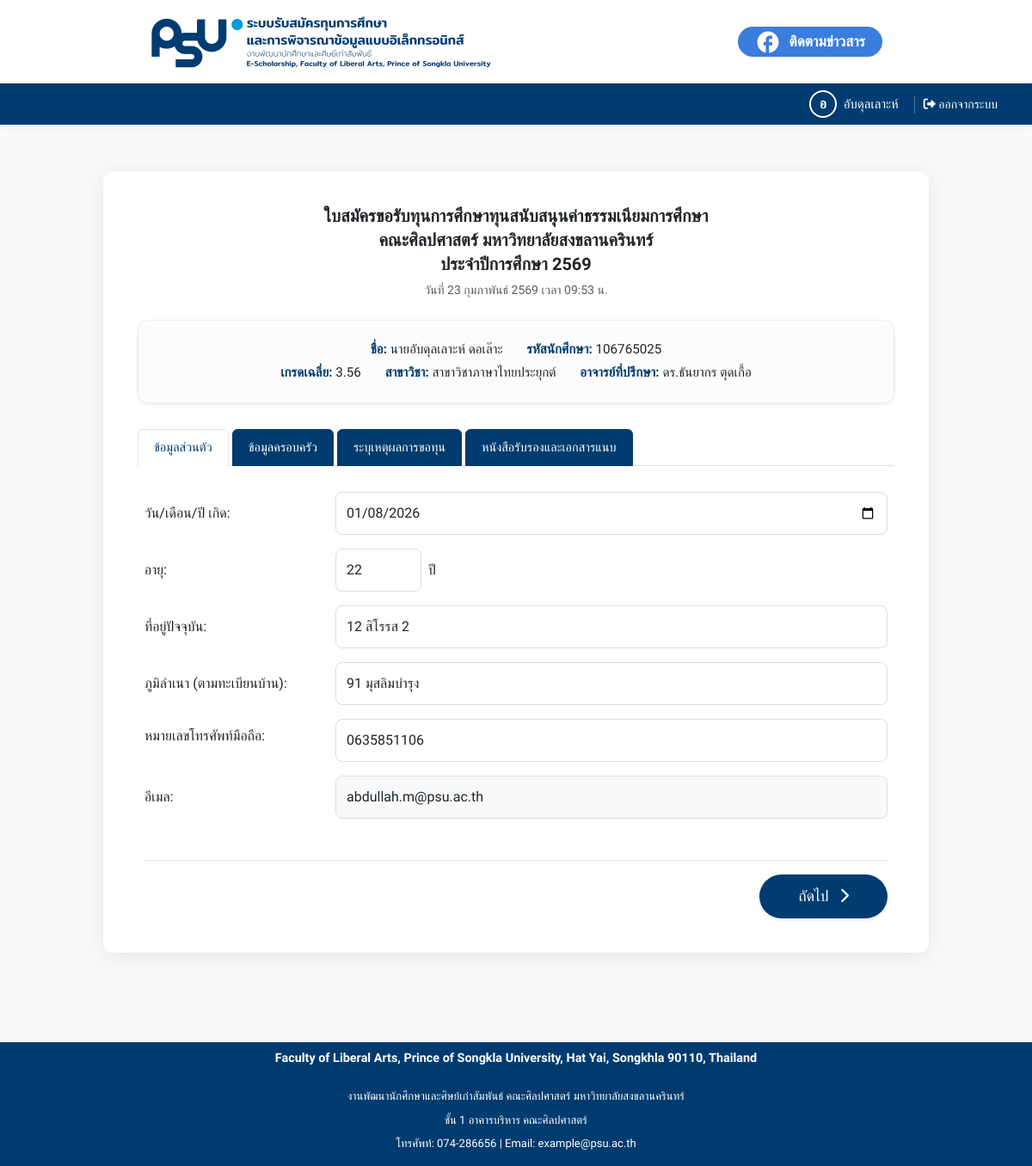
Page /student/apply_form.php (signed in) on the committed database.
### tables this page shows
CREATE TABLE `tb_student` (
  `st_id` int(10) NOT NULL,
  `st_sex` int(2) NOT NULL,
  `st_firstname` varchar(200) NOT NULL,
  `st_lastname` varchar(200) NOT NULL,
  `st_score` varchar(100) NOT NULL,
  `st_code` char(100) NOT NULL,
  `st_program` int(10) NOT NULL,
  `st_email` varchar(100) NOT NULL,
  `st_image` varchar(200) NOT NULL,
  `st_pass` varchar(100) NOT NULL,
  `st_birthday` date NOT NULL,
  `st_age` int(2) NOT NULL,
  `st_address1` text NOT NULL,
  `st_address2` text NOT NULL,
  `st_tel1` char(100) NOT NULL,
  `st_tel2` char(100) NOT NULL,
  `st_family_status` varchar(250) NOT NULL,
  `st_borrow_money` varchar(255) NOT NULL,
  `st_received` varchar(255) NOT NULL,
  `st_job` varchar(255) NOT NULL,
  `st_current_job` varchar(255) NOT NULL,
  `st_peripeteia` varchar(200) NOT NULL,
  `st_solutions` varchar(255) NOT NULL,
  `st_history_bursary` varchar(255) NOT NULL,
  `st_note` text NOT NULL,
  `st_doc` varchar(100) NOT NULL,
  `st_doc1` char(100) NOT NULL,
  `st_doc2` char(100) NOT NULL,
  `id_teacher` int(10) NOT NULL,
  `st_date_regis` datetime NOT NULL,
  `st_date_send` datetime NOT NULL,
  `st_activate` int(2) NOT NULL,
  `st_confirm` int(2) NOT NULL,
  `md5_code` varchar(255) NOT NULL,
  `sum_score` int(10) NOT NULL,
  `st_average` float(7,2) NOT NULL,
  `st_type` int(2) NOT NULL,
  `st_father` text DEFAULT NULL,
  `st_mother` text DEFAULT NULL,
  `st_guardian` text DEFAULT NULL,
  `st_siblings` text DEFAULT NULL,
  `st_history_detail` text DEFAULT NULL
);

CREATE TABLE `tb_teacher` (
  `tc_id` int(10) NOT NULL,
  `tc_user` varchar(100) NOT NULL,
  `tc_pass` varchar(199) NOT NULL,
  `tc_name` varchar(255) NOT NULL,
  `tc_type` int(2) NOT NULL
);

### student/apply_form.php (the view, shortened to what this page needs)
<?php
include '../include/config.php';
$session_st_code = $_SESSION['student_id'];
$scholarship_options = [];
if (isset($connect1)) {
    $sql_types = "SELECT st_name_1, st_name_2, st_name_3 FROM tb_year WHERE y_id = 1";
    $result_types = mysqli_query($connect1, $sql_types);
    if ($result_types && mysqli_num_rows($result_types) > 0) {
        $data_types = mysqli_fetch_assoc($result_types);
        if (!empty($data_types['st_name_1'])) $scholarship_options[1] = $data_types['st_name_1'];
        if (!empty($data_types['st_name_2'])) $scholarship_options[2] = $data_types['st_name_2'];
        if (!empty($data_types['st_name_3'])) $scholarship_options[3] = $data_types['st_name_3'];
    }
}
$major_options = [];
if (isset($connect1)) {
    $sql_majors = "SELECT g_id, g_program FROM tb_program ORDER BY g_program ASC";
    $result_majors = mysqli_query($connect1, $sql_majors);
    if ($result_majors) {
        while ($row_m = mysqli_fetch_assoc($result_majors)) {
            $major_options[$row_m['g_id']] = $row_m['g_program'];
        }
    }
}
$student = [];
if (isset($connect1)) {
    $stmt = $connect1->prepare("SELECT s.*, t.tc_name FROM tb_student s LEFT JOIN tb_teacher t ON s.id_teacher = t.tc_id WHERE s.st_code = ?");
    $stmt->bind_param("s", $session_st_code);
    $stmt->execute();
    $result = $stmt->get_result();
    if ($result && $result->num_rows > 0) {
        $row = $result->fetch_assoc();
        $student['st_id']     = $row['st_id'];
        $student['prefix']    = ($row['st_sex'] == 1) ? 'นาย' : 'นางสาว';
        $student['firstname'] = $row['st_firstname'];
        $student['lastname']  = $row['st_lastname'];
        $student['gpa']        = $row['st_score'];
        $student['email']      = $row['st_email'];
        $student['advisor']    = $row['tc_name'] ?? 'ยังไม่ได้ระบุ';
        $student['dob']        = $row['st_birthday'];
        $student['age']        = ($row['st_age'] == 0) ? '' : $row['st_age'];
        $student['address1']   = $row['st_address1'];
        $student['address2']   = $row['st_address2'];
        $student['tel1']       = $row['st_tel1'];
        $student['major_name'] = $major_options[$row['st_program']] ?? 'ไม่ระบุ';
        $student['scholarship_name'] = $scholarship_options[$row['st_type']] ?? 'ไม่ระบุประเภททุน';
    } else {
        session_destroy();
        echo "<script>alert('ไม่พบข้อมูลนักศึกษา กรุณาเข้าสู่ระบบอีกครั้ง'); window.location.href='index.php';</script>";
        exit();
    }
}
$current_month_th = [1 => "มกราคม", 2 => "กุมภาพันธ์", 3 => "มีนาคม", 4 => "เมษายน", 5 => "พฤษภาคม", 6 => "มิถุนายน", 7 => "กรกฎาคม", 8 => "สิงหาคม", 9 => "กันยายน", 10 => "ตุลาคม", 11 => "พฤศจิกายน", 12 => "ธันวาคม"][(int)date("n")];
$current_year_th = date("Y") + 543;
?>
<!DOCTYPE html>
<html lang="th">
<head>
    <link href="https://cdn.jsdelivr.net/npm/bootstrap@5.3.2/dist/css/bootstrap.min.css" rel="stylesheet">
    <link rel="stylesheet" href="../assets/css/global2.css">
    <link rel="stylesheet" href="../assets/css/layout.css">
    <link rel="stylesheet" href="../assets/css/navigation.css">
    <link rel="stylesheet" href="../assets/css/ui-elements.css">
    <link rel="stylesheet" href="../assets/css/forms.css">
    <link rel="stylesheet" href="../assets/css/tables.css">
    <link rel="stylesheet" href="../assets/css/pages.css">
    <link rel="stylesheet" href="https://cdnjs.cloudflare.com/ajax/libs/font-awesome/6.5.1/css/all.min.css">
</head>
<body class="bg-light">
    <div class="sticky-header-wrapper">
        <?php include('../include/navbar.php'); ?>
        <?php include('../include/status_bar.php'); ?>
    </div>
    <div class="container py-4">
        <div class="app-form-container mx-auto">
            <div class="header-content text-center mb-4">
                <h5 class="fw-bold mb-1">ใบสมัครขอรับทุนการศึกษา<?php echo htmlspecialchars($student['scholarship_name']); ?></h5>
                <h5 class="fw-bold mb-1">คณะศิลปศาสตร์ มหาวิทยาลัยสงขลานครินทร์</h5>
                <h5 class="fw-bold mb-1">ประจำปีการศึกษา <?php echo $current_year_th; ?></h5>
                <p class="text-muted small mt-2">วันที่ <?php echo date("j"); ?> <?php echo $current_month_th; ?> <?php echo $current_year_th; ?> เวลา <?php echo date("H:i"); ?> น.</p>
            </div>
            <div class="student-info-highlight shadow-sm">
                <span><strong>ชื่อ:</strong> <?php echo htmlspecialchars($student['prefix'] . $student['firstname'] . " " . $student['lastname']); ?></span>
                <span><strong>รหัสนักศึกษา:</strong> <?php echo htmlspecialchars($session_st_code); ?></span><br>
                <span><strong>เกรดเฉลี่ย:</strong> <?php echo htmlspecialchars($student['gpa']); ?></span>
                <span><strong>สาขาวิชา:</strong> <?php echo htmlspecialchars($student['major_name']); ?></span>
                <span><strong>อาจารย์ที่ปรึกษา:</strong> <?php echo htmlspecialchars($student['advisor']); ?></span>
            </div>
            <ul class="nav-tabs-app">
                <li class="nav-item"><a href="apply_form.php" class="nav-link-custom active">ข้อมูลส่วนตัว</a></li>
                <li class="nav-item"><a href="apply_fam.php" class="nav-link-custom inactive">ข้อมูลครอบครัว</a></li>
                <li class="nav-item"><a href="apply_reasons.php" class="nav-link-custom inactive">ระบุเหตุผลการขอทุน</a></li>
                <li class="nav-item"><a href="apply_document.php" class="nav-link-custom inactive">หนังสือรับรองและเอกสารแนบ</a></li>
            </ul>
            <form action="" method="POST" id="personalForm" class="px-2">
                <div class="row mb-3 align-items-center">
                    <label class="col-sm-3 fw-medium">วัน/เดือน/ปี เกิด:</label>
                    <div class="col-sm-9">
                        <input type="date" name="st_birthday" id="st_birthday" class="form-control" value="<?php echo $student['dob']; ?>" required onclick="this.showPicker()">
                    </div>
                </div>
                <div class="row mb-3 align-items-center">
                    <label class="col-sm-3 fw-medium">อายุ:</label>
                    <div class="col-sm-9 d-flex align-items-center gap-2">
                        <input type="number" name="st_age" class="form-control" style="max-width: 100px;" value="<?php echo $student['age']; ?>" required>
                        <span>ปี</span>
                    </div>
                </div>
                <div class="row mb-3 align-items-center">
                    <label class="col-sm-3 fw-medium">ที่อยู่ปัจจุบัน:</label>
                    <div class="col-sm-9">
                        <input type="text" name="st_address1" class="form-control" value="<?php echo htmlspecialchars($student['address1']); ?>" required>
                    </div>
                </div>
                <div class="row mb-3 align-items-center">
                    <label class="col-sm-3 fw-medium">ภูมิลำเนา (ตามทะเบียนบ้าน):</label>
                    <div class="col-sm-9">
                        <input type="text" name="st_address2" class="form-control" value="<?php echo htmlspecialchars($student['address2']); ?>" required>
                    </div>
                </div>
                <div class="row mb-3 align-items-start">
                    <label class="col-sm-3 fw-medium pt-2">หมายเลขโทรศัพท์มือถือ:</label>
                    <div class="col-sm-9">
                        <input type="text" name="st_tel1" id="st_tel1" class="form-control" value="<?php echo htmlspecialchars($student['tel1']); ?>" required maxlength="10">
                    </div>
                </div>
                <div class="row mb-4 align-items-center">
                    <label class="col-sm-3 fw-medium">อีเมล:</label>
                    <div class="col-sm-9">
                        <input type="email" name="st_email" class="form-control bg-light" value="<?php echo htmlspecialchars($student['email']); ?>" readonly>
                    </div>
                </div>
                <div class="d-flex justify-content-end mt-5 pt-3 border-top">
                    <button type="submit" name="btn_save" id="btn_submit" class="btn-next-step shadow-sm">
                        ถัดไป <i class="fa-solid fa-chevron-right ms-2"></i>
                    </button>
                </div>
            </form>
        </div>
    </div>
    <?php include '../include/footer.php'; ?>
</body>
</html>

### assets/css/global2.css (style rules this page uses)
:root { --primary-blue: #3b7ddd; --dark-blue: #123985; --bg-light: #e3edf7; --disabled-gray: #e9ecef; --footer-dark-blue: #003b6f; --facebook-blue: #1877F2; --facebook-blue-hover: #166FE5; }
body, html { margin: 0; padding: 0; font-family: 'Prompt', sans-serif; background-color: var(--bg-light); }

### assets/css/layout.css (style rules this page uses)
.sticky-header-wrapper { position: sticky; top: 0; z-index: 1100; width: 100%; background-color: #fff; box-shadow: 0 2px 10px rgba(0,0,0,0.05); }
.app-form-container { max-width: 960px; margin: 30px auto; background-color: #ffffff; padding: 40px; border-radius: 12px; box-shadow: 0 4px 25px rgba(0, 0, 0, 0.08); }

### assets/css/navigation.css (style rules this page uses)
.nav-tabs-app { display: flex; list-style: none; padding: 0; margin: 0 0 30px 0; gap: 4px; border-bottom: 1px solid #dee2e6; }
.nav-tabs-app .nav-item { margin-bottom: -1px; }
.nav-tabs-app .nav-link-custom { display: block; padding: 10px 18px; text-decoration: none; font-size: 14.5px; font-weight: 500; border-radius: 6px 6px 0 0; transition: all 0.3s ease; }
.nav-tabs-app .nav-link-custom.inactive { background-color: #003b6f; color: #ffffff !important; border: 1px solid #003b6f; }
.nav-tabs-app .nav-link-custom.active { background-color: #ffffff; color: #003b6f !important; border: 1px solid #dee2e6; border-bottom: 1px solid #fff; }

### assets/css/ui-elements.css (style rules this page uses)
.btn-next-step, .btn-regis-submit { background-color: #003c71 !important; color: white !important; padding: 12px 45px; border: none; border-radius: 30px; font-size: 1.1rem; font-weight: 500; transition: all 0.3s; text-decoration: none; display: inline-block; }

### assets/css/forms.css (style rules this page uses)
.form-control { padding: 12px; border-radius: 8px; border: 1px solid #ddd; font-family: 'Prompt', sans-serif; }

### assets/css/pages.css (style rules this page uses)
.student-info-highlight { text-align: center; font-size: 0.95rem; margin-top: 20px; margin-bottom: 30px; line-height: 1.8; padding: 20px; background: #fcfcfc; border-radius: 12px; border: 1px solid #eee; }
.student-info-highlight strong { color: #003c71; font-weight: 700; }
.student-info-highlight span { margin: 0 12px; display: inline-block; }

### rows in the picture
tb_student: st_firstname+st_lastname "นายอับดุลเลาะห์ ดอเล๊าะ", st_score "3.56", id_teacher.tc_name "ดร.ธันยากร ตุดเกื้อ", st_birthday "01/08/2026", st_age "22", st_address1 "12 สิโรรส 2", st_address2 "91 มุสลิมบำรุง", st_tel1 "0635851106"

### other values in the picture
$first_char "อ"
$display_name "อับดุลเลาะห์"
$student['scholarship_name'] "ทุนสนับสนุนค่าธรรมเนียมการศึกษา"
$current_month_th "กุมภาพันธ์"
$session_st_code "106765025"
$student['major_name'] "สาขาวิชาภาษาไทยประยุกต์"
